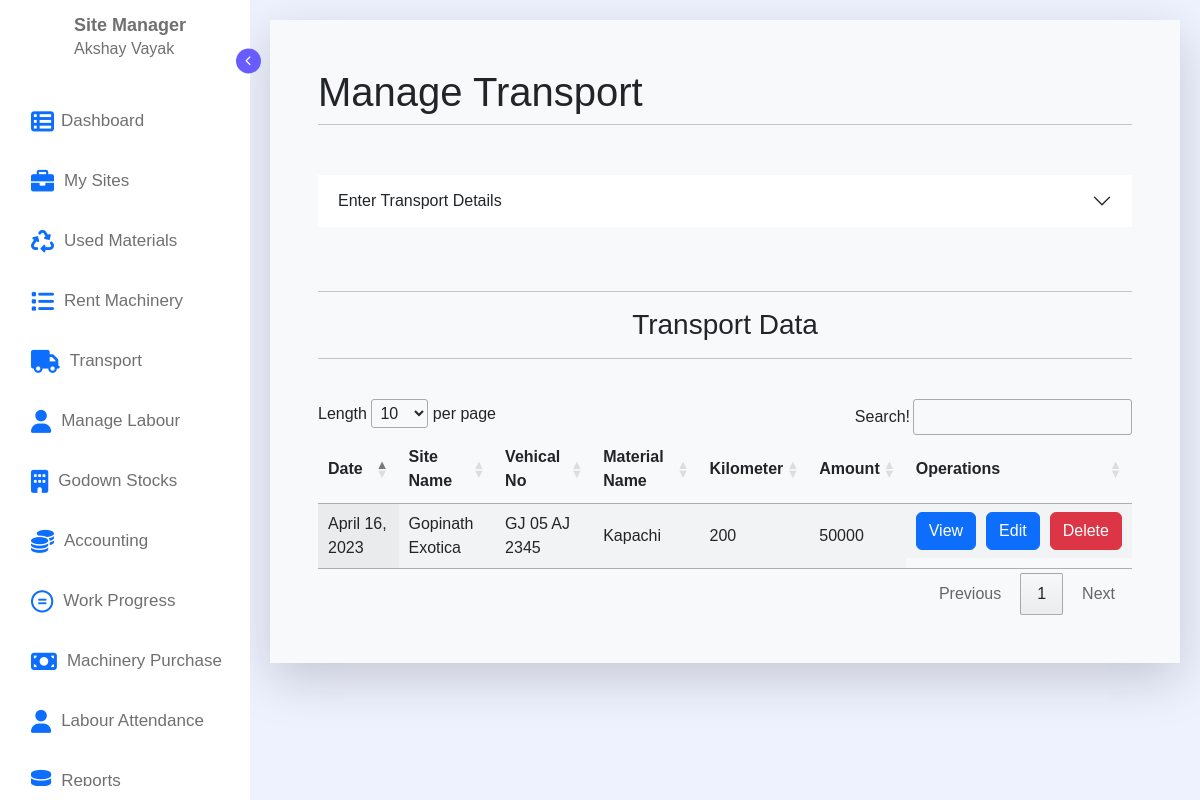
The app's page /transport/ (signed in) with its own data.
### Mainpage/models.py (models this page shows, shortened)
class TransportData(models.Model):
    id = models.AutoField
    manager_id = models.TextField(max_length=100,default="")
    manager_name = models.TextField(max_length=100,default="")
    Date = models.DateField(default=datetime.date.today)
    site_id = models.IntegerField(default=0)
    site_name = models.TextField(max_length=100,default="")
    vehical_number = models.TextField(max_length=100,default="")
    Material_name = models.TextField(max_length=100,default="")
    kilometer = models.IntegerField(default=0)
    Amount = models.IntegerField(default=0)
    Deliver_from = models.TextField(max_length=100,default="")
    Deliver_To = models.TextField(max_length=100,default="")

### Mainpage/views.py (the view, shortened to what this page needs)
# urls.py: path('transport/',views.ManageTransport,name="ManageTransport"),
def ManageTransport(request):
    if request.user.is_authenticated:
        sites_data = SiteData.objects.filter(manager_user_name_id = request.user.id).all().values()
        transport_datas = TransportData.objects.filter(manager_id = request.user.id).all().values()
        return render(request,"Mainpage/transport.html",{"sites_data":sites_data,"transport_datas":transport_datas,"tab_name":"TransportData","redirect":"/transport/"})
    else:
        return render(request,"Mainpage/transport.html")

### Mainpage/templates/Mainpage/transport.html (shortened to what this page needs)
{% extends 'Mainpage/navbar.html' %}
{% load static %}
    {% block style %}
    <link rel="stylesheet" href="{% static 'css/manage-machine.css' %}">
    {% endblock %}
    {% block body %}
    <div class="container">
        <div class="p-5 bottom-radious bg-light shadow-lg" style="background-color: white;">
            <h1>Manage Transport</h1>
            <hr class="my-2">
            <div class="accordion accordion-flush" id="accordionFlushExample">
                <div class="accordion-item">
                    <h2 class="accordion-header">
                        <button class="accordion-button collapsed" type="button" data-bs-toggle="collapse"
                            data-bs-target="#flush-collapseOne" aria-expanded="false" aria-controls="flush-collapseOne">
                            Enter Transport Details
                        </button>
                    </h2>
                </div>
            </div>
            <br><br>
            <hr>
            <h3 style="text-align: center;">Transport Data</h3>
            <hr><br>
            <table id="example" class="display" style="width:100%">
                <thead>
                    <tr>
                        <th>Date</th>
                        <th>Site Name</th>
                        <th>Vehical No</th>
                        <th>Material Name</th>
                        <th>Kilometer</th>
                        <th>Amount</th>
                        <th>Operations</th>
                    </tr>
                </thead>
                <tbody>
                    {% for i in transport_datas %}
                    <tr>
                        <td>{{i.Date}}</td>
                        <td>{{i.site_name}}</td>
                        <td>{{i.vehical_number}}</td>
                        <td>{{i.Material_name}}</td>
                        <td>{{i.kilometer}}</td>
                        <td>{{i.Amount}}</td>
                        <td style="display: flex;">
                            <form action="/details/" method="post">{% csrf_token %}
                                <button type="submit" class="btn btn-primary">View</button>
                            </form>
                            <form action="/update-form/" method="post" style="margin-left: 10px;">{% csrf_token %}
                                <button type="submit" class="btn btn-primary">Edit</button>
                            </form>
                            <form action="/Delete-Manager/" method="post" style="margin-left: 10px;">{% csrf_token %}
                                <button type="submit" class="btn btn-danger">Delete</button>
                            </form>
                        </td>
                    </tr>
                    {% endfor %}
                </tbody>
            </table>
        </div>
    </div>
    {% endblock %}

### Mainpage/templates/Mainpage/navbar.html (shortened to what this page needs)
{% load static %}
<!doctype html>
<html lang="en">
<head>
    <link rel="stylesheet"
        href="https://cdn.jsdelivr.net/npm/@fortawesome/fontawesome-free@5.15.4/css/fontawesome.min.css"
>
    <link rel="stylesheet" href="https://cdnjs.cloudflare.com/ajax/libs/font-awesome/6.0.0-beta2/css/all.min.css"
 />
    <link href="https://cdn.jsdelivr.net/npm/bootstrap@5.3.0-alpha3/dist/css/bootstrap.min.css" rel="stylesheet"
>
    <link rel="stylesheet" href="{% static 'css/navbar.css' %}">
    <link rel="stylesheet" type="text/css" href="https://cdn.datatables.net/1.10.20/css/jquery.dataTables.min.css">
    {% block style %}
    {% endblock %}
</head>
<body>
    <div class="container">
        <nav class="sidebar">
            <header>
                <div class="image-text">
                    <div class="text logo-text">
                        <span class="name">Site Manager</span>
                        <span class="profession">{{user.first_name}} {{user.last_name}}</span>
                    </div>
                </div>
                <i class="fa-solid fa-chevron-right toggle" style="font-size: 10px;"></i>
            </header>
            <div class="menu-bar">
                <div class="menu">
                    <ul class="menu-links" style="padding: 10px;">
                        <li class="nav-link">
                            <a href="/dashboard/">
                                <i style="font-size:23px; margin-left: 7px;" class="fa">&#xf00b;</i>
                                <span class="text nav-text" style="margin-left: 7px;"> Dashboard</span>
                            </a>
                        </li>
                        <li class="nav-link">
                            <a href="/sites/">
                                <i class="fa-solid fa-briefcase" style="font-size: 23px; margin-left: 7px;"></i>
                                <span class="text nav-text" style="margin-left: 10px;"> My Sites</span>
                            </a>
                        </li>
                        <li class="nav-link">
                            <a href="/materials/">
                                <i class="fa-solid fa-recycle" style="font-size: 23px; margin-left: 7px;"></i>
                                <span class="text nav-text" style="margin-left: 10px;">Used Materials</span>
                            </a>
                        </li>
                        <li class="nav-link">
                            <a href="/manage-machines/">
                                <i class="fa-solid fa-list" style="font-size: 23px; margin-left: 7px;"></i>
                                <span class="text nav-text" style="margin-left: 10px;">Rent Machinery</span>
                            </a>
                        </li>
                        <li class="nav-link">
                            <a href="/transport/">
                                <i class="fa-solid fa-truck" style="font-size: 23px; margin-left: 7px;"></i>
                                <span class="text nav-text" style="margin-left: 10px;">Transport</span>
                            </a>
                        </li>
                        <li class="nav-link">
                            <a href="/labour/">
                                <i class="fa-solid fa-user" style="font-size: 23px; margin-left: 7px;"></i>
                                <span class="text nav-text" style="margin-left: 10px;">Manage Labour</span>
                            </a>
                        </li>
                        <li class="nav-link">
                            <a href="/godown/">
                                <i class="fa-solid fa-building" style="font-size: 23px; margin-left: 7px;"></i>
                                <span class="text nav-text" style="margin-left: 10px;">Godown Stocks</span>
                            </a>
                        </li>
                        <li class="nav-link">
                            <a href="/accounting/">
                                <i class="fa-solid fa-coins" style="font-size: 23px; margin-left: 7px;"></i>
                                <span class="text nav-text" style="margin-left: 10px;">Accounting</span>
                            </a>
                        </li>
                        <li class="nav-link">
                            <a href="/work-progress/">
                                <i class="fa-brands fa-creative-commons-nd"
                                    style="font-size: 23px; margin-left: 7px;"></i>
                                <span class="text nav-text" style="margin-left: 10px;">Work Progress</span>
                            </a>
                        </li>
                        <li class="nav-link">
                            <a href="/purchase-machine/">
                                <i class="fa-solid fa-money-bill" style="font-size: 23px; margin-left: 7px;"></i>
                                <span class="text nav-text" style="margin-left: 10px;">Machinery Purchase</span>
                            </a>
                        </li>
                        <li class="nav-link">
                            <a href="/attendance/">
                                <i class="fa-solid fa-user" style="font-size: 23px; margin-left: 7px;"></i>
                                <span class="text nav-text" style="margin-left: 10px;">Labour Attendance</span>
                            </a>
                        </li>
                        <li class="nav-link">
                            <a href="/reports/">
                                <i class="fa-solid fa-database" style="font-size: 23px; margin-left: 7px;"></i>
                                <span class="text nav-text" style="margin-left: 10px;">Reports</span>
                            </a>
                        </li>
                    </ul>
                </div>
            </div>
        </nav>
        <section class="home">
            {% block body %}
            {% endblock %}
        </section>
    </div>
</body>
</html>

### static/css/navbar.css (style rules this page uses)
* { margin: 0; padding: 0; box-sizing: border-box; font-family: "Poppins", sans-serif; }
:root { --body-color: #eef2ff; --sidebar-color: #fff; --primary-color: #695cfe; --primary-color-light: #f6f5ff; --toggle-color: #ddd; --text-color: #707070; --tran-03: all 0.2s ease; --tran-03: all 0.3s ease; --tran-04: all 0.3s ease; --tran-05: all 0.3s ease; }
body { min-height: 100vh; background-color: var(--body-color); transition: var(--tran-05); }
.container { display: flex; }
.sidebar { position: fixed; top: 0; left: 0; height: 100%; width: 250px; padding: 10px 14px; background: var(--sidebar-color); transition: var(--tran-05); z-index: 100; }
.sidebar li { height: 50px; list-style: none; display: flex; align-items: center; margin-top: 10px; }
.sidebar .text, .sidebar .icon { color: var(--text-color); transition: var(--tran-03); }
.sidebar .text { font-size: 17px; font-weight: 300; white-space: nowrap; opacity: 1; }
.sidebar header { position: relative; }
.sidebar header .image-text { display: flex; align-items: center; }
.sidebar header .logo-text { display: flex; flex-direction: column; }
header .image-text .name { margin-top: 2px; font-size: 18px; font-weight: 600; }
header .image-text .profession { font-size: 16px; margin-top: -2px; display: block; }
.sidebar header .toggle { position: absolute; right: -25px; transform: translateY(-50%) rotate(180deg); height: 25px; width: 25px; background-color: var(--primary-color); color: var(--sidebar-color); border-radius: 50%; display: flex; align-items: center; justify-content: center; font-size: 22px; cursor: pointer; transition: var(--tran-05); }
.sidebar .menu { margin-top: 15px; }
.sidebar li a { list-style: none; height: 100%; background-color: transparent; display: flex; align-items: center; height: 100%; width: 100%; border-radius: 6px; text-decoration: none; transition: var(--tran-03); }
.sidebar .menu-bar { height: calc(100% - 55px); display: flex; flex-direction: column; justify-content: space-between; overflow-y: scroll; }
@media (min-width: 501px) { .home { position: absolute; top: 0; top: 0; left: 250px; height: 100vh; width: calc(100% - 250px); background-color: var(--body-color); transition: var(--tran-05); } }

### static/css/manage-machine.css (style rules this page uses)
.container { padding: 20px; display: block; }
.container .accordion { margin-top: 50px; background: white; }

### records on screen
TransportData: Date "April 16, 2023", site_name "Gopinath Exotica", vehical_number "GJ 05 AJ 2345", Material_name "Kapachi", kilometer "200", Amount "50000"

### other values on screen
{{ user.first_name }} "Akshay"
{{ user.last_name }} "Vayak"
